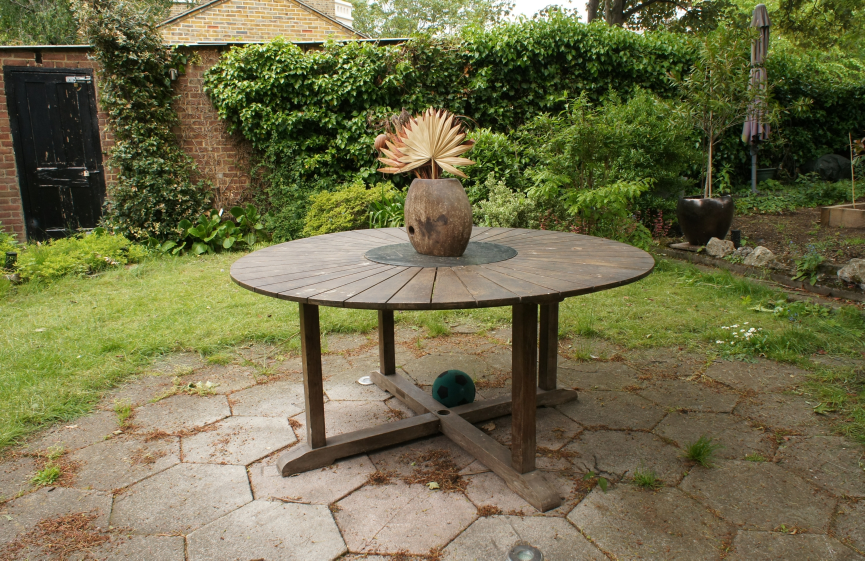
#> input picture sample_images/garden_DSC07956.JPG, 2594 x 1681 px (shown at 1/3 size)
$ python prepare_object_c_image.py ../sample_images/garden_DSC07956.JPG out.png
#> lines starting #> are read from the running program, lines starting #| are printed output that depends on the picture
#> in main, image is the input picture: PIL image 2594x1681 RGB; mean R, G, B 111.8, 109.4, 72.9
#!/usr/bin/env python
"""Prepare a phone photo as a square RGBA foreground image for Stable Zero123."""

from __future__ import annotations

import argparse
from pathlib import Path

from PIL import Image, ImageChops


# [10 lines left out: function remove_background, not called in this run]


def alpha_bbox(image: Image.Image) -> tuple[int, int, int, int]:
    if image.mode != "RGBA":
        return image.getbbox() or (0, 0, image.width, image.height)
    alpha = image.getchannel("A")
#> alpha: PIL image 2594x1681 L; every value is 255
    return alpha.getbbox() or (0, 0, image.width, image.height)


# [56 lines left out: functions trim_near_white_background, trim_near_black_background, remove_checkerboard_background, not called in this run]


def make_square_canvas(image: Image.Image, size: int, padding: float) -> Image.Image:
    bbox = alpha_bbox(image)
#> bbox = (0, 0, 2594, 1681)
    cropped = image.crop(bbox).convert("RGBA")
    target = max(1, int(size * (1.0 - padding * 2.0)))
    scale = min(target / cropped.width, target / cropped.height)
#> scale = 0.166
    new_size = (max(1, round(cropped.width * scale)), max(1, round(cropped.height * scale)))
#> new_size = (430, 279)
    resized = cropped.resize(new_size, Image.Resampling.LANCZOS)
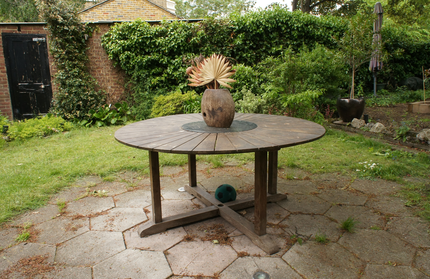
#> resized: PIL image 430x279 RGBA; mean R, G, B, A 111.8, 109.4, 72.9, 255

    canvas = Image.new("RGBA", (size, size), (0, 0, 0, 0))
#> canvas: PIL image 512x512 RGBA; every value is 0
    offset = ((size - resized.width) // 2, (size - resized.height) // 2)
#> offset = (41, 116)
    canvas.alpha_composite(resized, offset)
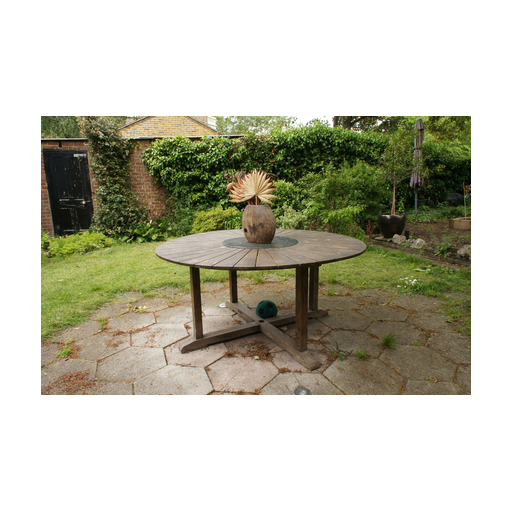
#> canvas: PIL image 512x512 RGBA; mean R, G, B, A 51.2, 50.1, 33.4, 116.7; transparent parts drawn white
    return canvas


def main() -> None:
    parser = argparse.ArgumentParser(description=__doc__)
    parser.add_argument("input", type=Path, help="Input phone photo or foreground PNG.")
    parser.add_argument("output", type=Path, help="Output square RGBA PNG.")
    parser.add_argument("--size", type=int, default=512, help="Output image size. Default: 512.")
    parser.add_argument("--padding", type=float, default=0.08, help="Canvas padding ratio. Default: 0.08.")
    parser.add_argument("--remove-bg", action="store_true", help="Use rembg to remove the background.")
    parser.add_argument(
        "--white-bg-threshold",
        type=int,
        default=0,
        help="Treat pixels darker than this value in any RGB channel as foreground; useful for near-white backgrounds.",
    )
    parser.add_argument(
        "--black-bg-threshold",
        type=int,
        default=0,
        help="Treat pixels brighter than this value in any RGB channel as foreground; useful for near-black backgrounds.",
    )
    parser.add_argument(
        "--checkerboard-bg",
        action="store_true",
        help="Remove a baked light/dark checkerboard background by sampling corner colors.",
    )
    parser.add_argument(
        "--checker-tolerance",
        type=int,
        default=22,
        help="RGB tolerance for --checkerboard-bg. Default: 22.",
    )
    args = parser.parse_args()

    image = Image.open(args.input)
    if args.remove_bg:
        image = remove_background(image)
    elif image.mode != "RGBA":
        image = image.convert("RGBA")
    if (not args.remove_bg) and args.white_bg_threshold > 0:
        image = trim_near_white_background(image, args.white_bg_threshold)
    if (not args.remove_bg) and args.black_bg_threshold > 0:
        image = trim_near_black_background(image, args.black_bg_threshold)
    if (not args.remove_bg) and args.checkerboard_bg:
        image = remove_checkerboard_background(image, args.checker_tolerance)

    output = make_square_canvas(image, args.size, args.padding)
    args.output.parent.mkdir(parents=True, exist_ok=True)
    output.save(args.output)
    print(f"Saved {args.output}")


if __name__ == "__main__":
    main()

$ run again, on sample_images/truck_000007.jpg
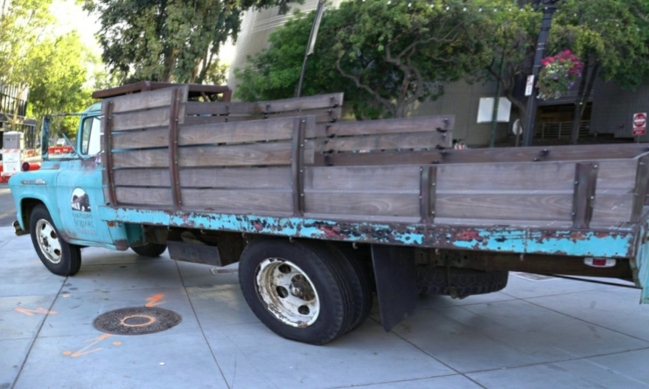
#> input picture sample_images/truck_000007.jpg, 649 x 389 px
#> in main, image is the input picture: PIL image 649x389 RGB; mean R, G, B 103, 113.3, 119.1
#> image: PIL image 649x389 RGBA
#> alpha: PIL image 649x389 L; every value is 255
#> bbox = (0, 0, 649, 389)
#> in make_square_canvas, `resized = cropped.resize(new_size, Image.Resampling.LANCZOS)`:
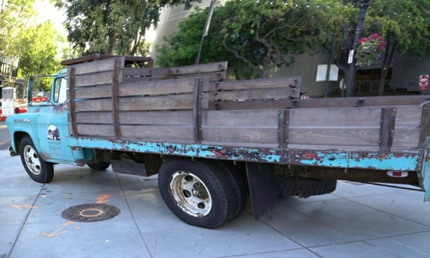
#> resized: PIL image 430x258 RGBA; mean R, G, B, A 103, 113.3, 119.1, 255
#> in make_square_canvas, `canvas.alpha_composite(resized, offset)`:
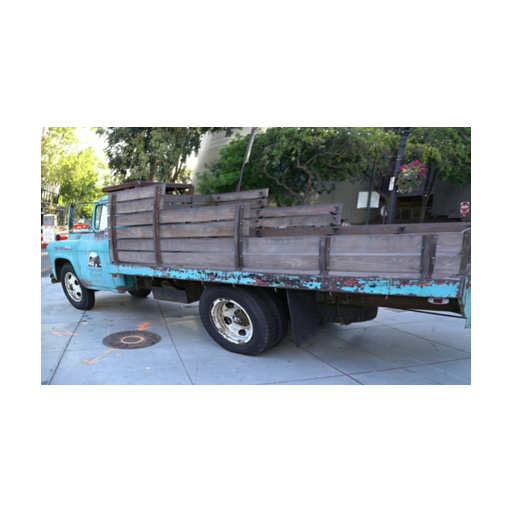
#> canvas: PIL image 512x512 RGBA; mean R, G, B, A 43.6, 47.9, 50.4, 107.9; transparent parts drawn white

$ run again, on sample_images/truck_000133.jpg
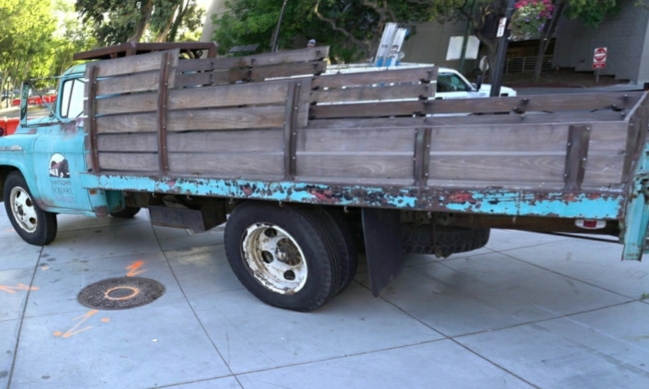
#> input picture sample_images/truck_000133.jpg, 649 x 389 px
#> in main, image is the input picture: PIL image 649x389 RGB; mean R, G, B 109.2, 121.1, 133.9
#> image: PIL image 649x389 RGBA
#> alpha: PIL image 649x389 L; every value is 255
#> bbox = (0, 0, 649, 389)
#> in make_square_canvas, `resized = cropped.resize(new_size, Image.Resampling.LANCZOS)`:
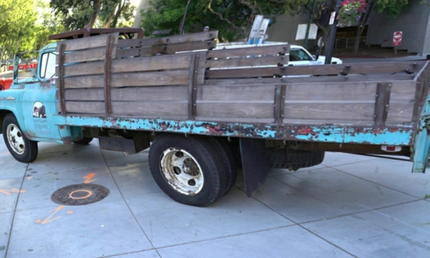
#> resized: PIL image 430x258 RGBA; mean R, G, B, A 109.2, 121.1, 133.9, 255
#> in make_square_canvas, `canvas.alpha_composite(resized, offset)`:
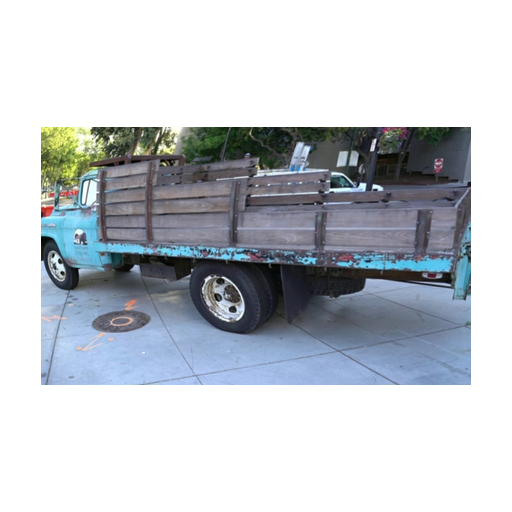
#> canvas: PIL image 512x512 RGBA; mean R, G, B, A 46.2, 51.2, 56.7, 107.9; transparent parts drawn white
